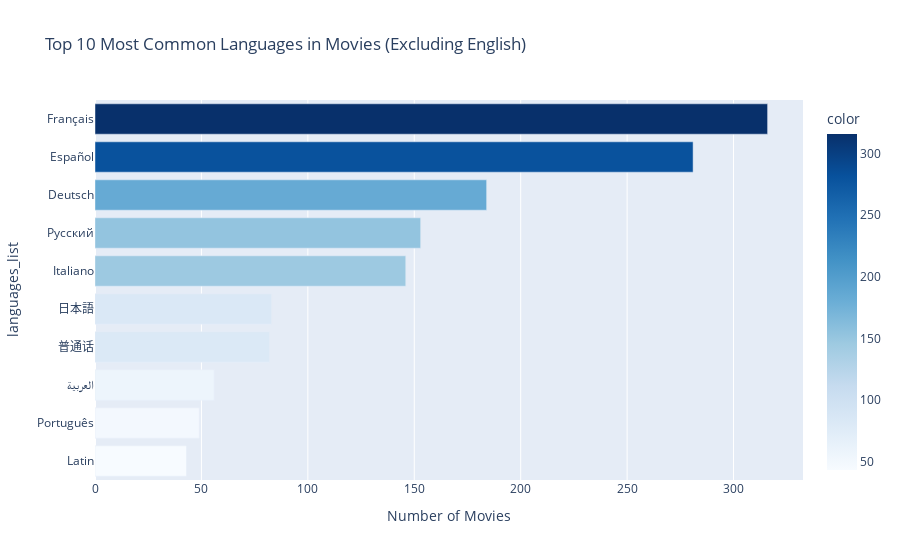

Notebook cell for this chart:
### Markdown cell above
## 5.5 Top 10 Most Common Languages in Movies (Excluding English)

### Code cell
# Exploding languages_list
df_languages = df.explode('languages_list').copy()

# Filtering out English
df_non_english = df_languages[df_languages['languages_list'] != 'English'].copy()

# Counting languages
language_counts = df_non_english['languages_list'].value_counts().head(10)

# Matplot

# plt.figure(figsize=(10,6))
# sns.barplot(x=language_counts.values, y=language_counts.index, palette='pastel')
# plt.xlabel('Number of Movies')
# plt.ylabel('Language')
# plt.title('Top 10 Most Common Languages in Movies (Excluding English)')
# plt.show()


fig = px.bar(
    language_counts,
    x=language_counts.values,
    y=language_counts.index,
    orientation='h',
    labels={'x': 'Number of Movies', 'y': 'Language'},
    title='Top 10 Most Common Languages in Movies (Excluding English)',
    color=language_counts.values,
    color_continuous_scale='Blues'  # Use a continuous color scale
)

fig.update_layout(
    yaxis=dict(categoryorder='total ascending'),
    coloraxis_showscale=True
)

fig.show()

### Figure 1 — Plotly figure (JSON) as saved in the notebook; plotly's stock layout.template omitted (floating-point values rounded to 4 significant figures)
{"data": [{"alignmentgroup": "True", "hovertemplate": "Number of Movies=%{x}<br>languages_list=%{y}<br>color=%{marker.color}<extra></extra>", "legendgroup": "", "marker": {"color": [316, 281, 184, 153, 146, 83, 82, 56, 49, 43], "coloraxis": "coloraxis", "pattern": {"shape": ""}}, "name": "", "offsetgroup": "", "orientation": "h", "showlegend": false, "textposition": "auto", "type": "bar", "x": [316, 281, 184, 153, 146, 83, 82, 56, 49, 43], "xaxis": "x", "y": ["Français", "Español", "Deutsch", "Pусский", "Italiano", "日本語", "普通话", "العربية", "Português", "Latin"], "yaxis": "y"}], "layout": {"barmode": "relative", "coloraxis": {"colorbar": {"title": {"text": "color"}}, "colorscale": [[0, "rgb(247,251,255)"], [0.125, "rgb(222,235,247)"], [0.25, "rgb(198,219,239)"], [0.375, "rgb(158,202,225)"], [0.5, "rgb(107,174,214)"], [0.625, "rgb(66,146,198)"], [0.75, "rgb(33,113,181)"], [0.875, "rgb(8,81,156)"], [1, "rgb(8,48,107)"]], "showscale": true}, "legend": {"tracegroupgap": 0}, "title": {"text": "Top 10 Most Common Languages in Movies (Excluding English)"}, "xaxis": {"anchor": "y", "domain": [0, 1], "title": {"text": "Number of Movies"}}, "yaxis": {"anchor": "x", "categoryorder": "total ascending", "domain": [0, 1], "title": {"text": "languages_list"}}}}
